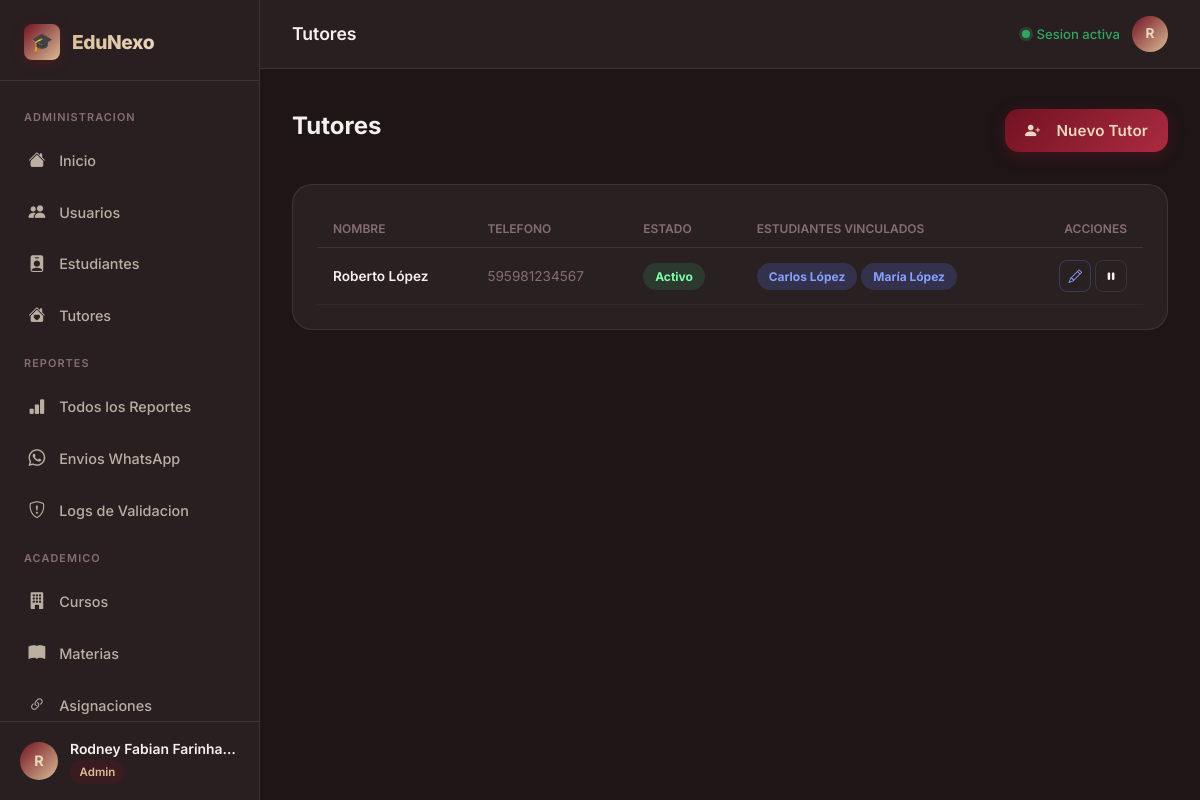
The app's page /admin/tutores (signed in) with its own data.
### tables this page shows
CREATE TABLE IF NOT EXISTS `tutores` (
  `id` int NOT NULL AUTO_INCREMENT,
  `nombre_completo` varchar(150) NOT NULL,
  `telefono` varchar(20) NOT NULL,
  `activo` tinyint(1) NOT NULL DEFAULT '1',
  `created_at` timestamp NULL DEFAULT CURRENT_TIMESTAMP,
  `updated_at` timestamp NULL DEFAULT CURRENT_TIMESTAMP ON UPDATE CURRENT_TIMESTAMP,
  PRIMARY KEY (`id`)
);

CREATE TABLE IF NOT EXISTS `estudiantes` (
  `id` int NOT NULL AUTO_INCREMENT,
  `ci` varchar(20) NOT NULL,
  `nombre_completo` varchar(150) NOT NULL,
  `curso` varchar(50) NOT NULL,
  `curso_id` int DEFAULT NULL,
  `estado` enum('activo','inactivo') DEFAULT 'activo',
  `created_at` timestamp NULL DEFAULT CURRENT_TIMESTAMP,
  `updated_at` timestamp NULL DEFAULT CURRENT_TIMESTAMP ON UPDATE CURRENT_TIMESTAMP,
  PRIMARY KEY (`id`),
  UNIQUE KEY `ci` (`ci`),
  KEY `fk_estudiantes_curso` (`curso_id`),
  CONSTRAINT `fk_estudiantes_curso` FOREIGN KEY (`curso_id`) REFERENCES `cursos` (`id`) ON DELETE SET NULL
);

### app/controllers/AdminTutoresController.php (called while the page is built, shortened)
<?php
class AdminTutoresController {
    public function index() {
        $db = Database::getConnection();
        $tutores = $db->query("SELECT * FROM tutores ORDER BY nombre_completo")->fetchAll();
        foreach ($tutores as &$t) {
            $stmt = $db->prepare("
                SELECT e.nombre_completo, e.ci
                FROM tutores_estudiantes te
                JOIN estudiantes e ON e.id = te.estudiante_id
                WHERE te.tutor_id = ?
                ORDER BY e.nombre_completo
            ");
            $stmt->execute([$t['id']]);
            $t['estudiantes'] = $stmt->fetchAll();
        }
        require __DIR__ . '/../views/admin/tutores.php';
    }
}

### app/views/admin/tutores.php (the view, shortened to what this page needs)
<?php $pageTitle = 'Tutores'; require __DIR__ . '/../layouts/admin_header.php'; ?>
<div style="margin-bottom: 2rem; display: flex; justify-content: space-between; align-items: center;">
    <h2 style="font-size: 1.5rem; font-weight: 700; margin: 0;">Tutores</h2>
    <button class="btn-primary" style="width: auto; padding: 0.75rem 1.25rem;" onclick="openModal(); resetForm()">
        <i class="bi bi-person-plus-fill" style="margin-right: 0.5rem;"></i> Nuevo Tutor
    </button>
</div>
<div class="data-card">
    <div style="overflow-x:auto;">
        <table class="tbl">
            <thead>
                <tr>
                    <th>Nombre</th>
                    <th>Telefono</th>
                    <th>Estado</th>
                    <th>Estudiantes vinculados</th>
                    <th style="text-align: right;">Acciones</th>
                </tr>
            </thead>
            <tbody>
            <?php foreach ($tutores as $t): ?>
                <tr>
                    <td style="font-weight: 600; color: var(--text-primary);"><?= htmlspecialchars($t['nombre_completo']) ?></td>
                    <td style="color: var(--text-muted);"><?= htmlspecialchars($t['telefono']) ?></td>
                    <td>
                        <span class="chip <?= $t['activo'] ? 'chip-logrado' : 'chip-no-log' ?>">
                            <?= $t['activo'] ? 'Activo' : 'Inactivo' ?>
                        </span>
                    </td>
                    <td>
                        <?php if (empty($t['estudiantes'])): ?>
                            <span style="color: var(--text-muted); font-size: 0.8rem; font-style: italic;">Sin estudiantes</span>
                        <?php else: ?>
                            <div style="display: flex; flex-wrap: wrap; gap: 0.25rem;">
                            <?php foreach ($t['estudiantes'] as $est): ?>
                                <span class="chip chip-docente"><?= htmlspecialchars($est['nombre_completo']) ?></span>
                            <?php endforeach; ?>
                            </div>
                        <?php endif; ?>
                    </td>
                    <td style="text-align: right;">
                        <button class="btn-secondary btn-sm btn-icon" style="color: #879fff; border-color: rgba(99,120,255,0.3);"
                            onclick="editTutor(<?= $t['id'] ?>,'<?= addslashes($t['nombre_completo']) ?>','<?= addslashes($t['telefono']) ?>')">
                            <i class="bi bi-pencil"></i>
                        </button>
                        <form method="POST" action="/edunexo/admin/tutores/toggle" style="display:inline; margin:0;">
                            <button type="submit" class="btn-secondary btn-sm btn-icon"
                                    title="<?= $t['activo'] ? 'Desactivar' : 'Activar' ?>">
                                <i class="bi <?= $t['activo'] ? 'bi-pause-fill' : 'bi-play-fill' ?>"></i>
                            </button>
                        </form>
                    </td>
                </tr>
            <?php endforeach; ?>
            </tbody>
        </table>
    </div>
</div>
<?php require __DIR__ . '/../layouts/admin_footer.php'; ?>

### public/css/style.css (style rules this page uses)
:root { --primary: hsl(350, 72%, 26%); --primary-light: hsl(350, 60%, 42%); --primary-dark: hsl(350, 72%, 16%); --accent: hsl(35, 48%, 72%); --accent-light: hsl(35, 50%, 83%); --bg-deep: hsl(350, 18%, 10%); --bg-dark: hsl(350, 14%, 14%); --bg-card: rgba(255, 255, 255, 0.05); --bg-card-hover: rgba(255, 255, 255, 0.08); --bg-input: rgba(255, 255, 255, 0.07); --bg-input-focus: rgba(255, 255, 255, 0.11); --text-primary: hsl(35, 30%, 94%); --text-secondary: hsl(35, 15%, 68%); --text-muted: hsl(350, 10%, 48%); --border: rgba(255, 255, 255, 0.09); --border-focus: hsla(350, 60%, 42%, 0.7); --success: hsl(145, 55%, 42%); --success-bg: hsla(145, 55%, 42%, 0.12); --error: hsl(0, 65%, 55%); --error-bg: hsla(0, 65%, 55%, 0.12); --warning: hsl(38, 80%, 52%); --shadow-sm: 0 2px 8px rgba(0, 0, 0, 0.35); --shadow-md: 0 8px 32px rgba(0, 0, 0, 0.40); --shadow-lg: 0 20px 60px rgba(0, 0, 0, 0.50); --shadow-glow: 0 0 40px hsla(350, 72%, 26%, 0.22); --radius-sm: 8px; --radius-md: 14px; --radius-lg: 20px; --radius-xl: 28px; --transition: all 0.25s cubic-bezier(0.4, 0, 0.2, 1); --font: 'Inter', system-ui, -apple-system, sans-serif; }
*, *::before, *::after { box-sizing: border-box; margin: 0; padding: 0; }
html { scroll-behavior: smooth; }
body { font-family: var(--font); background: var(--bg-deep); color: var(--text-primary); min-height: 100vh; line-height: 1.6; -webkit-font-smoothing: antialiased; }
.btn-primary { display: flex; align-items: center; justify-content: center; gap: 0.5rem; width: 100%; padding: 0.85rem 1.5rem; background: linear-gradient(135deg, var(--primary), var(--primary-light)); border: none; border-radius: var(--radius-md); color: var(--accent-light); font-weight: 600; font-size: 0.95rem; font-family: var(--font); cursor: pointer; transition: var(--transition); margin-top: 0.5rem; letter-spacing: 0.01em; box-shadow: 0 4px 16px hsla(350, 72%, 26%, 0.40); position: relative; overflow: hidden; }
.btn-primary::before { content: ''; position: absolute; top: 0; left: -100%; width: 100%; height: 100%; background: linear-gradient(90deg, transparent, rgba(255,255,255,.1), transparent); transition: left 0.5s; }
.data-card { background: var(--bg-card); border: 1px solid var(--border); border-radius: var(--radius-lg); padding: 1.5rem; margin-bottom: 1.5rem; }
.tbl { width: 100%; border-collapse: collapse; font-size: .85rem; }
.tbl th { color: var(--text-muted); font-weight: 600; padding: .6rem 1rem; text-align: left; border-bottom: 1px solid var(--border); font-size: .75rem; text-transform: uppercase; }
.tbl td { padding: .75rem 1rem; border-bottom: 1px solid rgba(255,255,255,.04); color: var(--text-secondary); vertical-align: middle; }
.chip { padding: .25rem .75rem; border-radius: 999px; font-size: .75rem; font-weight: 700; display: inline-block; }
.chip-docente { background: rgba(99,120,255,.2); color: #879fff; }
.chip-logrado { background: rgba(60,200,120,.15); color: #7dffa9; }
.btn-secondary { background: transparent; border: 1px solid var(--border); color: var(--text-primary); padding: 0.75rem 1.25rem; border-radius: var(--radius-md); font-weight: 600; font-size: 0.95rem; cursor: pointer; transition: var(--transition); }
.btn-sm { padding: 0.4rem 0.8rem; font-size: 0.85rem; display: inline-flex; align-items: center; justify-content: center; border-radius: var(--radius-sm); gap: 0.4rem; }
.btn-icon { width: 32px; height: 32px; padding: 0; }

### records on screen
tutores: nombre_completo "Roberto López", telefono "595981234567", activo "Activo"
estudiantes: nombre_completo "Carlos López"
estudiantes: nombre_completo "María López"

### other values on screen
$inicial "R"
$nombre "Rodney Fabian Farinha…"
$pageTitle "Tutores"
